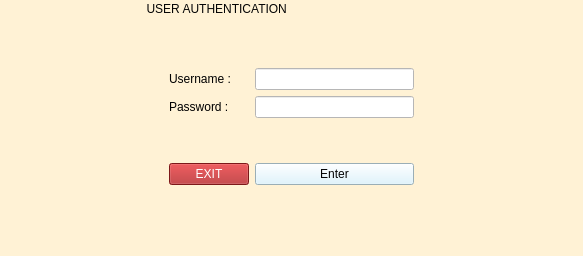
<?xml version="1.0" encoding="UTF-8"?>
<ui version="4.0">
 <class>MainWindow</class>
 <widget class="QMainWindow" name="MainWindow">
  <property name="geometry">
   <rect>
    <x>0</x>
    <y>0</y>
    <width>583</width>
    <height>256</height>
   </rect>
  </property>
  <property name="windowTitle">
   <string>MainWindow</string>
  </property>
  <property name="styleSheet">
   <string notr="true">background-color: rgb(255, 242, 213);
color: rgb(4, 4, 4);</string>
  </property>
  <widget class="QWidget" name="centralwidget">
   <layout class="QGridLayout" name="gridLayout">
    <item row="1" column="1">
     <widget class="QLabel" name="label">
      <property name="styleSheet">
       <string notr="true">color: rgb(0, 0, 0);

</string>
      </property>
      <property name="text">
       <string>Username :</string>
      </property>
     </widget>
    </item>
    <item row="1" column="0">
     <spacer name="horizontalSpacer">
      <property name="orientation">
       <enum>Qt::Orientation::Horizontal</enum>
      </property>
      <property name="sizeHint" stdset="0">
       <size>
        <width>40</width>
        <height>20</height>
       </size>
      </property>
     </spacer>
    </item>
    <item row="2" column="1">
     <widget class="QLabel" name="label_2">
      <property name="styleSheet">
       <string notr="true">color: rgb(0, 0, 0);
</string>
      </property>
      <property name="text">
       <string>Password :</string>
      </property>
     </widget>
    </item>
    <item row="2" column="3">
     <widget class="QLineEdit" name="lineEdit_2">
      <property name="maximumSize">
       <size>
        <width>360</width>
        <height>16777215</height>
       </size>
      </property>
      <property name="styleSheet">
       <string notr="true">
background-color: rgb(255, 255, 255);</string>
      </property>
     </widget>
    </item>
    <item row="1" column="4">
     <spacer name="horizontalSpacer_2">
      <property name="orientation">
       <enum>Qt::Orientation::Horizontal</enum>
      </property>
      <property name="sizeHint" stdset="0">
       <size>
        <width>40</width>
        <height>20</height>
       </size>
      </property>
     </spacer>
    </item>
    <item row="3" column="3">
     <spacer name="verticalSpacer">
      <property name="orientation">
       <enum>Qt::Orientation::Vertical</enum>
      </property>
      <property name="sizeHint" stdset="0">
       <size>
        <width>20</width>
        <height>40</height>
       </size>
      </property>
     </spacer>
    </item>
    <item row="6" column="3">
     <spacer name="verticalSpacer_5">
      <property name="orientation">
       <enum>Qt::Orientation::Vertical</enum>
      </property>
      <property name="sizeHint" stdset="0">
       <size>
        <width>20</width>
        <height>40</height>
       </size>
      </property>
     </spacer>
    </item>
    <item row="1" column="3">
     <widget class="QLineEdit" name="lineEdit">
      <property name="maximumSize">
       <size>
        <width>360</width>
        <height>16777215</height>
       </size>
      </property>
      <property name="styleSheet">
       <string notr="true">background-color: rgb(255, 255, 255);</string>
      </property>
     </widget>
    </item>
    <item row="0" column="3">
     <spacer name="verticalSpacer_4">
      <property name="orientation">
       <enum>Qt::Orientation::Vertical</enum>
      </property>
      <property name="sizeHint" stdset="0">
       <size>
        <width>20</width>
        <height>40</height>
       </size>
      </property>
     </spacer>
    </item>
    <item row="4" column="1">
     <widget class="QPushButton" name="pushButton_2">
      <property name="styleSheet">
       <string notr="true">background-color: rgb(174, 33, 35);
color: rgb(255, 255, 255);</string>
      </property>
      <property name="text">
       <string>EXIT</string>
      </property>
     </widget>
    </item>
    <item row="3" column="1">
     <spacer name="verticalSpacer_2">
      <property name="orientation">
       <enum>Qt::Orientation::Vertical</enum>
      </property>
      <property name="sizeHint" stdset="0">
       <size>
        <width>20</width>
        <height>40</height>
       </size>
      </property>
     </spacer>
    </item>
    <item row="0" column="1">
     <spacer name="verticalSpacer_3">
      <property name="orientation">
       <enum>Qt::Orientation::Vertical</enum>
      </property>
      <property name="sizeHint" stdset="0">
       <size>
        <width>20</width>
        <height>40</height>
       </size>
      </property>
     </spacer>
    </item>
    <item row="4" column="3">
     <widget class="QPushButton" name="pushButton">
      <property name="maximumSize">
       <size>
        <width>406</width>
        <height>16777215</height>
       </size>
      </property>
      <property name="styleSheet">
       <string notr="true">background-color: rgb(215, 243, 255);</string>
      </property>
      <property name="text">
       <string>Enter</string>
      </property>
     </widget>
    </item>
   </layout>
  </widget>
  <widget class="QStatusBar" name="statusbar"/>
  <widget class="QMenuBar" name="menuBar">
   <property name="geometry">
    <rect>
     <x>0</x>
     <y>0</y>
     <width>583</width>
     <height>18</height>
    </rect>
   </property>
   <widget class="QMenu" name="menuUSER_AUTHENTICATION">
    <property name="title">
     <string>                                         USER AUTHENTICATION</string>
    </property>
   </widget>
   <addaction name="menuUSER_AUTHENTICATION"/>
  </widget>
 </widget>
 <tabstops>
  <tabstop>lineEdit</tabstop>
  <tabstop>lineEdit_2</tabstop>
 </tabstops>
 <resources/>
 <connections>
  <connection>
   <sender>pushButton_2</sender>
   <signal>clicked()</signal>
   <receiver>MainWindow</receiver>
   <slot>close()</slot>
   <hints>
    <hint type="sourcelabel">
     <x>233</x>
     <y>174</y>
    </hint>
    <hint type="destinationlabel">
     <x>62</x>
     <y>167</y>
    </hint>
   </hints>
  </connection>
  <connection>
   <sender>pushButton</sender>
   <signal>clicked()</signal>
   <receiver>MainWindow</receiver>
   <slot>close()</slot>
   <hints>
    <hint type="sourcelabel">
     <x>296</x>
     <y>173</y>
    </hint>
    <hint type="destinationlabel">
     <x>318</x>
     <y>202</y>
    </hint>
   </hints>
  </connection>
 </connections>
</ui>
